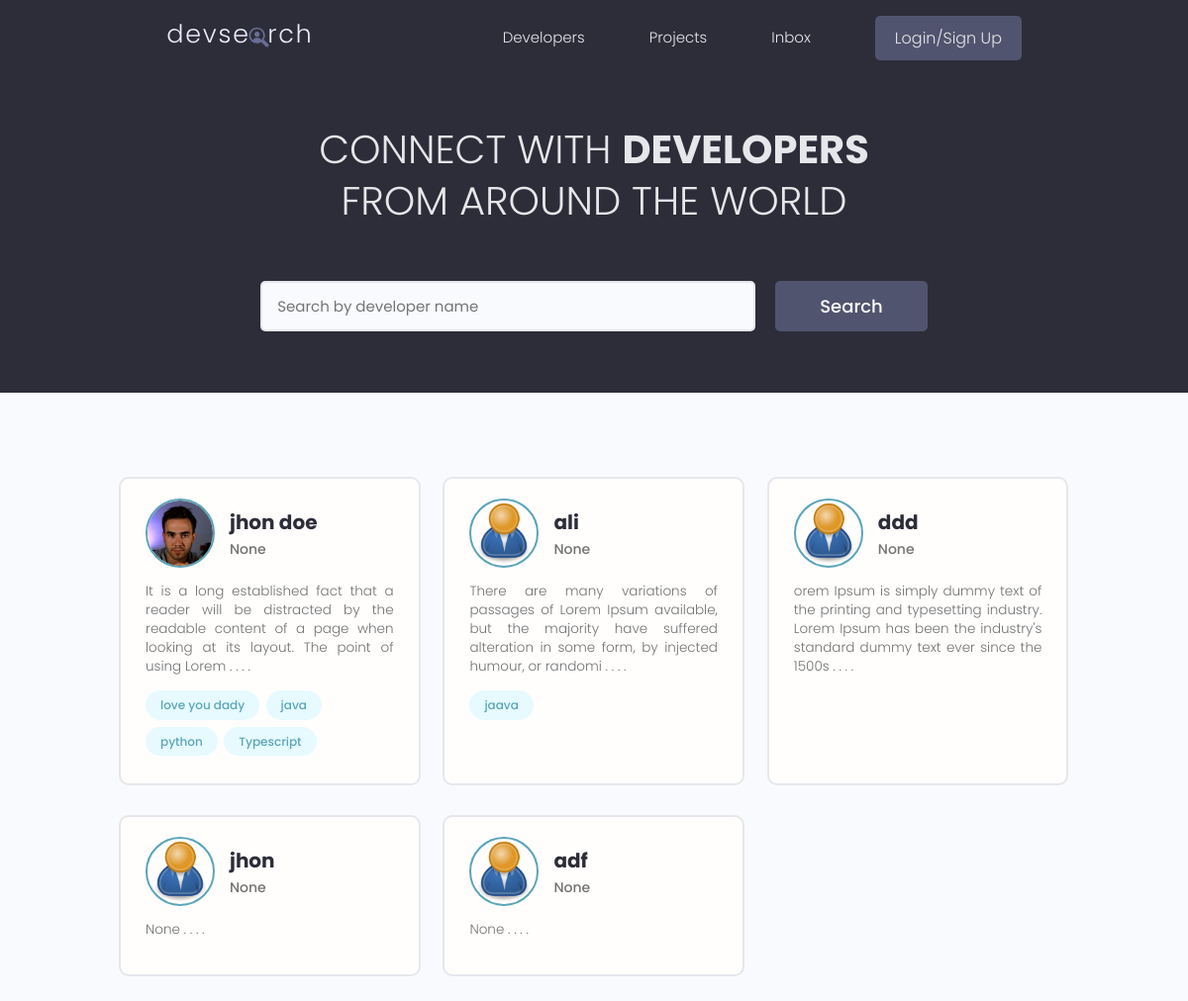
The app's page /, older data.
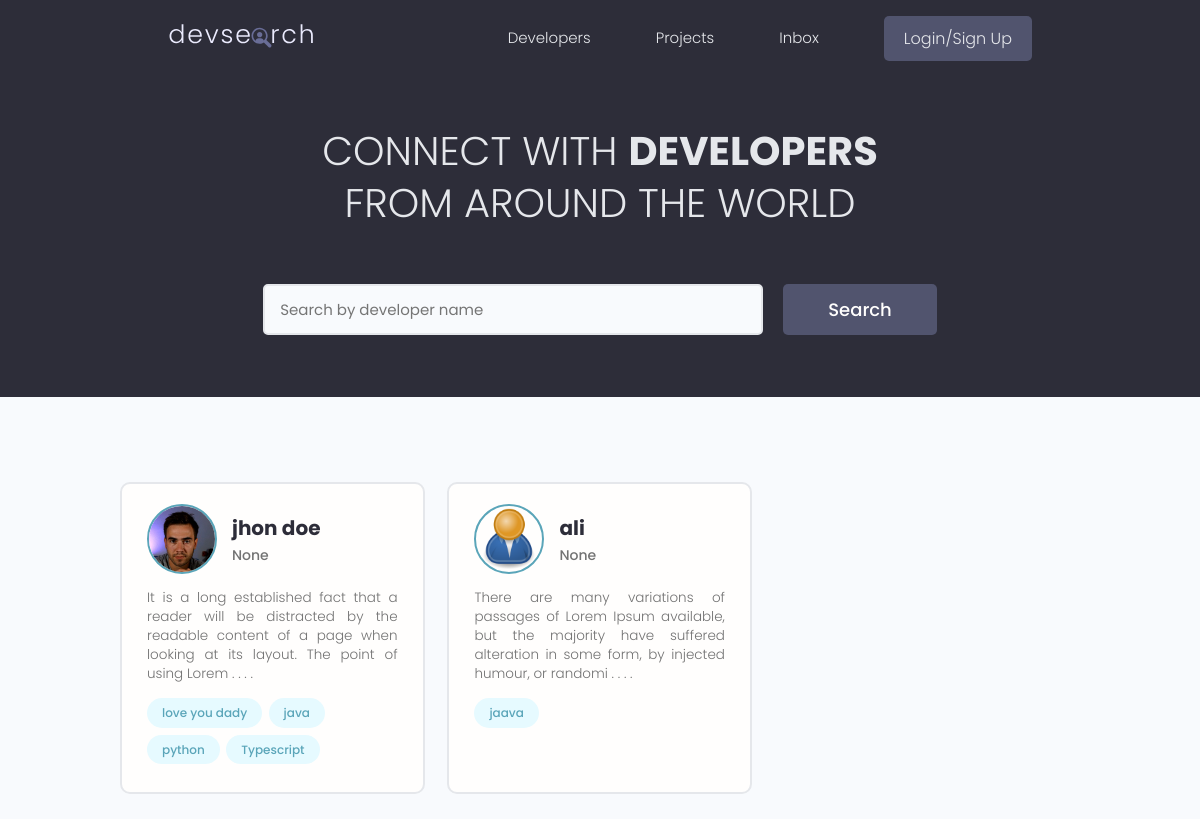
The same page, newer data.
### users/models.py (models this page shows, shortened)
class Profile(models.Model):
      user = models.OneToOneField(User, on_delete=models.CASCADE,
            null=True, blank=True)
      name = models.CharField(max_length=200, blank=True, null=True)
      email = models.EmailField(max_length=500, blank=True,null=True)
      username =models.CharField(max_length=200, blank=True, null=True)
      location = models.CharField(max_length=200, blank=True, null=True)
      short_intro = models.CharField(max_length=200, blank=True, null=True)
      bio = models.TextField(blank=True, null=True)
      profile_image = models.ImageField(blank=True,null=True,
            default='user-default.png', upload_to='profiles/')
      social_github  = models.CharField(max_length=200, blank=True, null=True)
      social_twitter = models.CharField(max_length=200, blank=True, null=True)
      social_linkdin = models.CharField(max_length=200, blank=True, null=True)
      social_youtube = models.CharField(max_length=200, blank=True, null=True)
      social_website = models.CharField(max_length=200, blank=True, null=True)
      created = models.DateTimeField(auto_now_add=True)
      id = models.UUIDField(default=uuid.uuid4 ,
                  unique=True , primary_key=True , editable=False )

class Skill(models.Model):
      owner = models.ForeignKey(Profile,on_delete=models.CASCADE,
                  null=True, blank=True)
      name = models.CharField(max_length=100 , null=True, blank=True)
      description = models.TextField(max_length=1000 , null=True, blank=True)
      created = models.DateTimeField(auto_now_add=True)
      id = models.UUIDField(unique=True,
                  default=uuid.uuid4,primary_key=True,editable=False)
      def __str__(self):
            return str(self.name)

### users/views.py (the view)
# urls.py: path('', views.profiles , name='profiles'),
def profiles(request):
      profiles = Profile.objects.all()
      if request.user:
            rm = request.user.username
            profiles = profiles.exclude(name=rm)
      context = {'profiles':profiles }
      return render(request, 'users/profiles.html',context)

### users/templates/users/profiles.html (shortened to what this page needs)
{% extends "base.html" %}
{% load static %}
{% block content %}
  <main class="home">
      <section class="hero-section text-center">
        <div class="container container--narrow">
          <div class="hero-section__box">
            <h2>CONNECT WITH <span>DEVELOPERS</span></h2>
            <h2>FROM AROUND THE WORLD</h2>
          </div>
          <div class="hero-section__search">
            <form class="form" action="#" method="get">
              <div class="form__field">
                <input class="input input--text" id="formInput#search" type="text" name="text"
                  placeholder="Search by developer name" />
              </div>
              <input class="btn btn--sub btn--lg" type="submit" value="Search" />
            </form>
          </div>
        </div>
      </section>
      <section class="devlist">
        <div class="container">
          <div class="grid grid--three">
            {% for profile in profiles %}
            <div class="column card">
              <div class="dev">
                <a href="{% url 'userprofile' profile.id %}" class="card__body">
                  <div class="dev__profile">
                    <img class="avatar avatar--md" src="{{ profile.profile_image.url }}" alt="image" />
                    <div class="dev__meta">
                      <h3>{{ profile.name }}</h3>
                      <h5>{{profile.short_intro|slice:'100'}}</h5>
                    </div>
                  </div>
                  <p class="dev__info">
                        {{ profile.bio|slice:'150' }} . . . .
                  </p>
                  <div class="dev__skills">
                  {% for skill in profile.skill_set.all|slice:'5' %}
                    <span class="tag tag--pill tag--main">
                      <small>{{skill}}</small>
                    </span>
                  {%endfor%}
                  </div>
                </a>
              </div>
            </div>
            {% endfor %}
          </div>
        </div>
      </section>
    </main>
{% endblock content %}

### templates/base.html (shortened to what this page needs)
<!DOCTYPE html>
{% load static %}
<html lang="en">
<head>
  <link rel="stylesheet" href="https://cdnjs.cloudflare.com/ajax/libs/font-awesome/4.7.0/css/font-awesome.min.css">
  <link rel="stylesheet" href="https://cdn.iconmonstr.com/1.3.0/css/iconmonstr-iconic-font.min.css" />
  <link rel="stylesheet" href="https://cdn.iconmonstr.com/1.3.0/css/iconmonstr-iconic-font.min.css" />
  <link rel="stylesheet" href="{% static  'uikit/styles/uikit.css' %}" />
  <link rel="stylesheet" href="{% static 'styles/app.css' %}" />
</head>
<body>
  <header class="header">
    <div class="container container--narrow">
      <a href="{% url 'profiles' %}" class="header__logo">
        <img src="{% static 'images/logo.svg'%}" alt="DevSearch Logo" />
      </a>
      <nav class="header__nav">
        <ul class="header__menu">
          <li class="header__menuItem"><a href="{% url 'profiles' %}">Developers</a></li>
          <li class="header__menuItem"><a href="{% url 'projects' %}">Projects</a></li>
          <li class="header__menuItem"><a href="">Inbox</a></li>
          {% if request.user.is_authenticated %}
          <li class="header__menuItem"><a href="{% url  'account' %}">Account</a></li>
          <li class="header__menuItem"><a href="{% url  'logout' %}" class="btn btn--sub">Logout</a></li>
          {% else %}
          <li class="header__menuItem"><a href="{% url  'login' %}" class="btn btn--sub">Login/Sign Up</a></li>
          {% endif %}
        </ul>
      </nav>
    </div>
  </header>
  {% block content %}
  {% endblock content %}
</body>
</html>

### static/styles/app.css (style rules this page uses)
:root { --color-sub: #2d2d39; }
.btn--sub { background-color: var(--color-sub-light); }
.card { border: 2px solid var(--color-light); }
img { width: 100%; }
.header { position: sticky; z-index: 111; background-color: var(--color-sub); padding: 1.5rem 0; }
.header > .container { display: flex; justify-content: space-between; align-items: center; }
.header__logo > img { height: 3.8rem; }
.header__nav > ul { display: inline-flex; align-items: center; list-style: none; gap: 6.5rem; }
.header__menuItem > a { color: var(--color-light); font-weight: 300; }
.hero-section { height: 40vh; display: flex; align-items: center; background-color: var(--color-sub); }
.hero-section__box { margin-bottom: 4rem; }
.hero-section__box > h2, .hero-section__box > h2 > span { font-size: 4rem; color: var(--color-light); line-height: 1.3; text-transform: uppercase; }
.hero-section__box > h2 { font-weight: 300; }
.hero-section__box > h2 > span { font-weight: 700; }
.hero-section__search > .form { display: flex; align-items: center; justify-content: center; gap: 2rem; }
.hero-section__search > .form input.input--text { width: 50rem; }
.devlist { margin-top: 8rem; }
.devlist .grid { align-items: stretch; }
.devlist .dev .dev__profile { display: flex; align-items: center; gap: 1.5rem; }
.devlist .dev .dev__meta h3 { color: var(--color-sub); font-size: 2rem; font-weight: 700; }
.devlist .dev .dev__meta h5 { color: var(--color-text); font-size: 1.4rem; font-weight: 500; }
.devlist .dev .dev__info { margin: 1.5rem 0; font-size: 1.35rem; line-height: 1.4; text-align: justify; }

### static/uikit/styles/modules/_variables.css (style rules this page uses)
:root { --color-main: #5aa5b9; --color-main-light: #e6faff; --color-sub: #3f4156; --color-sub-light: #51546e; --color-sub-lighter: #ededfd; --color-text: #737373; --color-gray: #8b8b8b; --color-light: #e5e7eb; --color-light-gray: #767676; --color-bg: #f8fafd; --color-white: #fffefd; --color-white-light: #f3f3f3; --color-success: #359e64; --color-success-bg: #def8e8; --color-error: #fc4b0b; --color-error-bg: #fff2ee; --font-base: 'Poppins', arial, helvetica, 'Segoe UI', roboto, ubuntu, sans-serif; --font-monospace: 'Fira Code', 'Courier New', courier, monospace; --font-regular: 300; --font-medium: 500; --font-bold: 700; --generic-shadow: 1px 1px 5px #00000010; --generic-transition: all 0.3s ease-in-out; }

### static/uikit/styles/modules/_base.css (style rules this page uses)
* { margin: 0; padding: 0; box-sizing: border-box; text-rendering: optimizeLegibility; color: inherit; font-size: inherit; }
html { font-size: 50%; }
@media only screen and (min-width: 480px) { html { font-size: 56.25%; } }
@media only screen and (min-width: 1200px) { html { font-size: 62.5%; } }
body { line-height: 1.6; font-weight: 400; font-size: 1.5rem; color: var(--color-text); background-color: var(--color-bg); min-height: 100vh; }

### static/uikit/styles/modules/_typography.css (style rules this page uses)
* { font-family: var(--font-base); }
h2 { font-size: 3.6rem; font-weight: var(--font-bold); }
h3 { font-size: 3.2rem; font-weight: var(--font-medium); }
h5 { font-size: 2.4rem; font-weight: var(--font-medium); }
h5, h6 { font-weight: var(--font-regular); }
p, span, strong { font-size: 1.6rem; color: var(--color-text); font-weight: var(--font-regular); }
a { padding-bottom: 2px; text-decoration: none; display: inline-block; color: var(--color-main); font-weight: var(--font-medium); }

### static/uikit/styles/modules/_utilities.css (style rules this page uses)
.container { width: 92%; max-width: 165rem; margin: 0 auto; box-sizing: border-box; }
.container--narrow { width: 92%; max-width: 120rem; }
@media screen and (min-width: 1000px) { .container { width: 90%; } }
@media screen and (min-width: 1000px) { .container--narrow { width: 85%; } }
@media screen and (min-width: 1200px) { .container { width: 80%; } }
@media screen and (min-width: 1200px) { .container--narrow { width: 72%; } }
.text-center { text-align: center; }

### static/uikit/styles/modules/_avatar.css (style rules this page uses)
.avatar { border-radius: 50%; border: 2px solid var(--color-main); object-fit: cover; }
.avatar--md { height: 7rem; width: 7rem; }

### static/uikit/styles/modules/_button.css (style rules this page uses)
.btn { display: inline-block; position: relative; cursor: pointer; background-color: var(--color-light); font-weight: var(--font-medium); color: var(--color-sub); text-decoration: none; padding: 1rem 2rem; border-radius: 0.5rem; border: none; width: -webkit-fit-content; width: -moz-fit-content; width: fit-content; height: -webkit-fit-content; height: -moz-fit-content; height: fit-content; font-size: 1.6rem; outline-width: 0; outline-color: transparent; -webkit-backface-visibility: hidden; backface-visibility: hidden; transition: all 0.3s ease-in-out; }
.btn--sub { background-color: var(--color-sub); color: var(--color-white); }
.btn--lg { font-size: 1.8rem; padding: 1.2rem 4.5rem; }

Row changes from the older to the newer data that the page shows:
removed Profile: profile_image (placeholder picture), name "ddd", short_intro "None", bio "orem Ipsum is simply dummy text of the printing and typesetting industry. Lorem Ipsum has been the industry's standard dummy text ever since the 1500s"
removed Profile: profile_image (placeholder picture), name "jhon", short_intro "None", bio "None"
removed Profile: profile_image (placeholder picture), name "adf", short_intro "None", bio "None"
